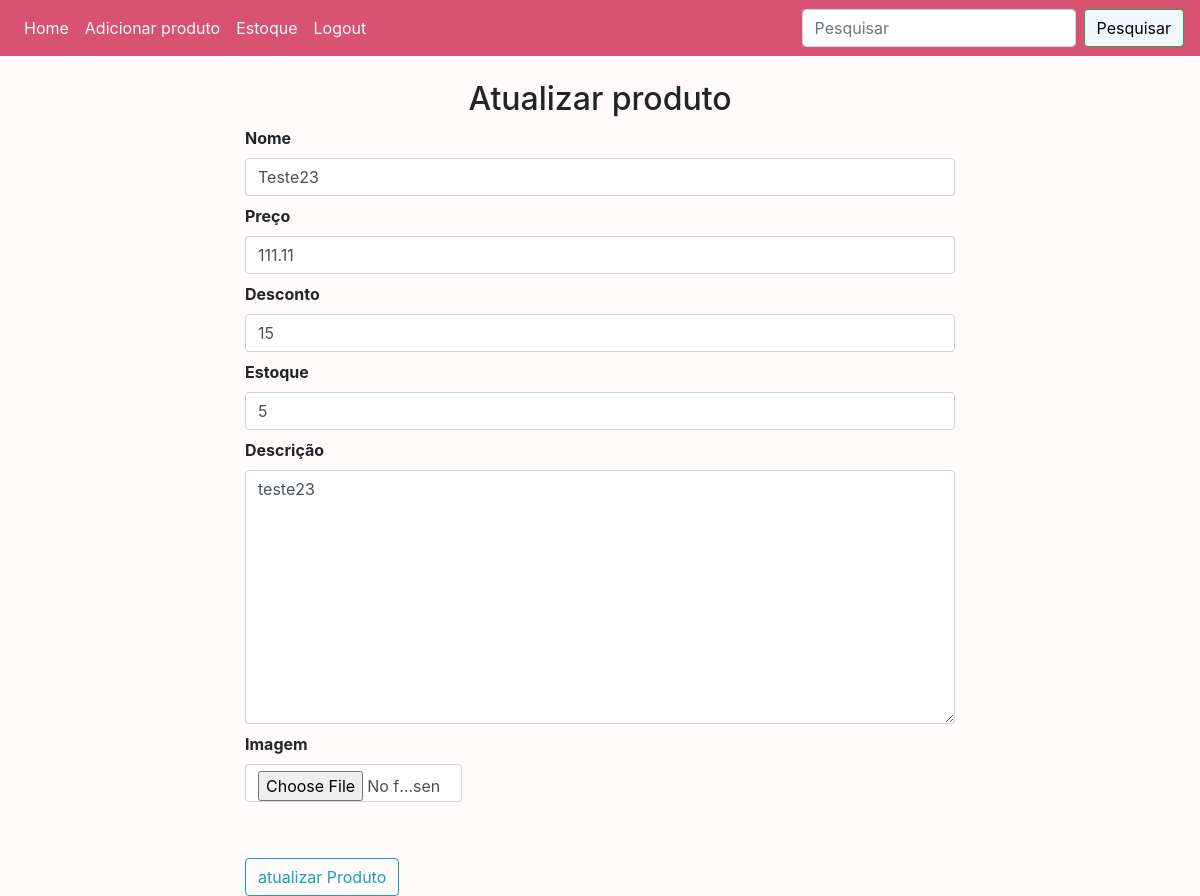
Page /updateproduct/5 (signed in) on the earlier database version.
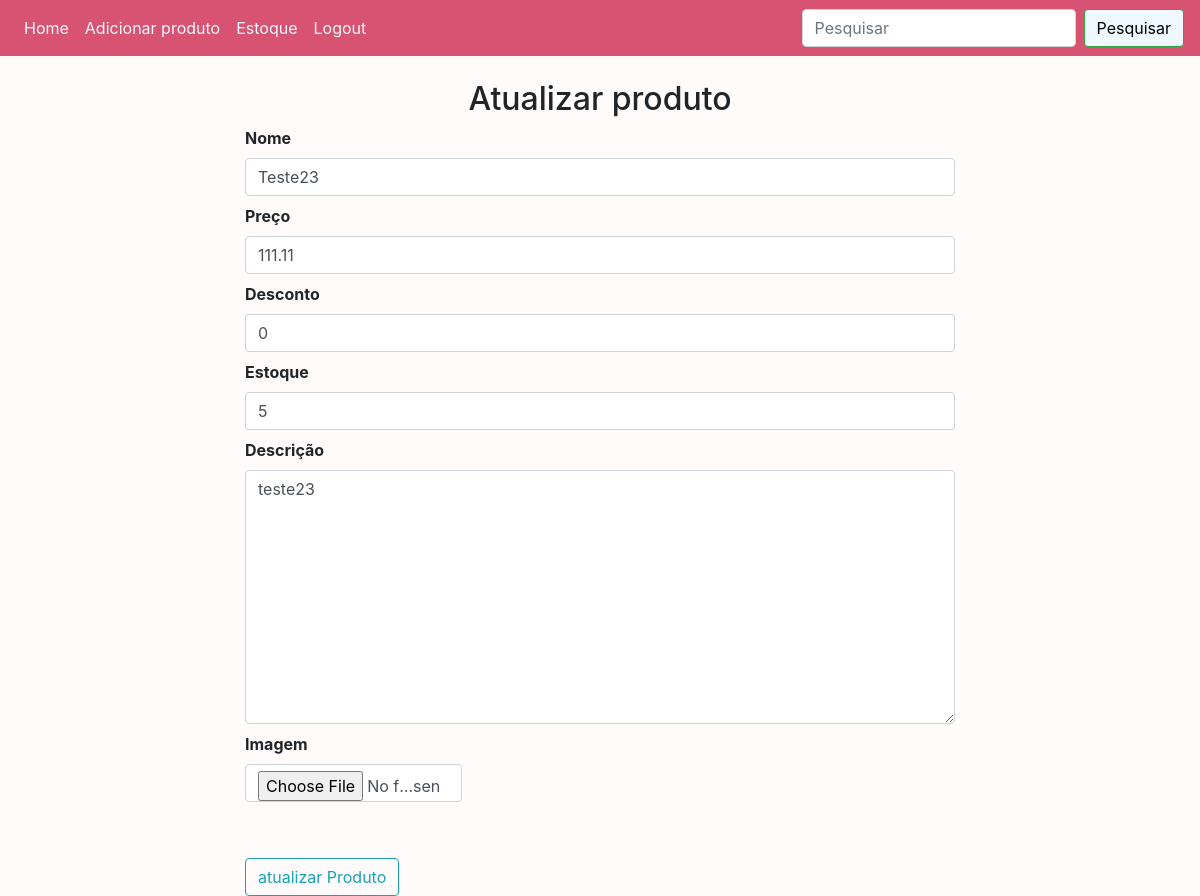
Same page on the later database version.
### website/models.py (models this page shows)
class Product(db.Model):
    id = db.Column(db.Integer, primary_key=True)
    name = db.Column(db.String(80), nullable=False)
    price = db.Column(db.Float, nullable=False)
    discount = db.Column(db.Integer, default=0)
    stock = db.Column(db.Integer, nullable=False)
    description = db.Column(db.String(200), nullable=False)
    user_id = db.Column(db.Integer, db.ForeignKey('user.id'))
    pub_date = db.Column(db.DateTime, nullable=False, default=datetime.now)
    img = db.Column(db.String(150), nullable=False, default='image.jpg')

### website/auth.py (the view, shortened to what this page needs)
@auth.route('/updateproduct/<int:id>', methods=['GET', 'POST']) # URL do updateproduct - Função para atualizar os produtos
def updateProduct(id):
    product = Product.query.get_or_404(id) # pegando os dados do produto no database pelo ID
    form = addProducts(request.form)
    form.name.data = product.name
    form.price.data = product.price
    form.discount.data = product.discount
    form.stock.data = product.stock
    form.description.data = product.description
    return render_template("updateProduct.html", user=current_user, form=form, product=product)

### website/forms.py
class addProducts(Form): #formulario para adicionar produtos
    name = StringField('Nome', [validators.DataRequired()])
    price = FloatField('Preço', [validators.DataRequired()])
    discount = IntegerField('Desconto', default=0)
    stock = IntegerField('Estoque', [validators.DataRequired()])
    description = TextAreaField('Descrição', [validators.DataRequired()])
    image = FileField('Imagem', validators=[FileAllowed(['jpg','png','gif','jpeg'])])

### website/templates/updateProduct.html
{% extends "base.html" %} {% block title %}atualizar Produto{% endblock %}
{% block content%}
<div class="container">
    <br />
    <div class="row">
    <div class="col-md-2"></div>
    <div class="col-md-8">
        <h2 class="text-center">Atualizar produto</h2>
        {% from "_formhelpers.html" import render_field %}
        <form action="" method="POST" enctype="multipart/form-data">
            {{render_field(form.name, class="form-control", placeholder="Adicione o nome do produto")}}
            {{render_field(form.price, class="form-control", id="price", placeholder="Adicione o preço do produto")}}
            {{render_field(form.discount, class="form-control", placeholder="Adicione o desconto do produto")}}
            {{render_field(form.stock, class="form-control", placeholder="Adicione a quantidade em estoque")}}
            {{render_field(form.description, class="form-control", placeholder="Adicione a descrição do produto", rows="10")}}
            <div class="center">
                <div class="row">
                    <div class="col-md-4">{{ render_field(form.image, class="form-control")}}</div>
                </div>
            </div>
            <button type="submit" class="btn btn-outline-info mt-5"> atualizar Produto </button>
        </form>
    </div>
    <div class="col-md-2"></div>
</div>
</div>
{% endblock %}

Differences in the rows shown:
changed Product "Teste23": discount "15" → "0"
